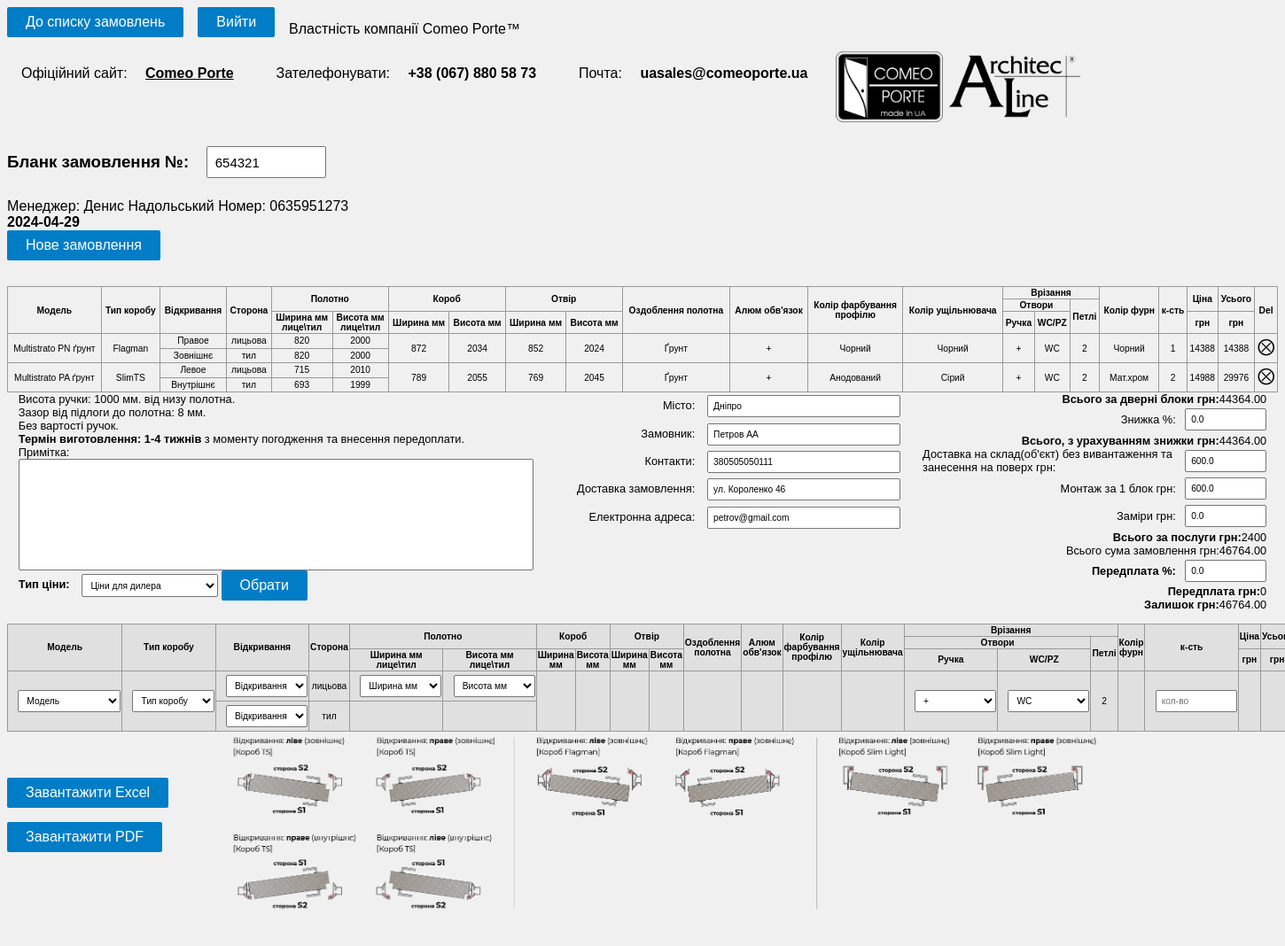
Screenshot of /order/21/ (signed in) with the database file from the repository.
### polls/models.py (models this page shows)
class Table(models.Model):
    order_number = models.IntegerField()
    html = models.TextField()
    total = models.FloatField()
    sale = models.FloatField()
    total_with_sale = models.FloatField()
    delivery = models.FloatField()
    install = models.FloatField()
    poslugy = models.FloatField()
    measurements = models.FloatField()
    total_ex_vat = models.FloatField()
    prepayment = models.FloatField()
    remainder = models.FloatField()
    manager = models.ForeignKey(User, on_delete=models.CASCADE)
    manager_phone = models.CharField(max_length=15)
    date = models.DateField(default=timezone.now().strftime("%Y-%m-%d"))
    city = models.CharField(max_length=50)
    client = models.CharField(max_length=50)
    delivery_info = models.CharField(max_length=150)
    client_contact = models.CharField(max_length=100)
    client_email = models.EmailField(max_length=254)
    note = models.TextField()
    price_type = models.TextField(default="RRC")
    is_set_price_type = models.BooleanField(default=False)

### polls/views.py (the view)
# urls.py: path('order/<int:order_id>/', views.order, name='order'),
@login_required
def order(request, order_id):
    door_block_list = DoorBlock.objects.all().order_by('model')
    template = loader.get_template('polls/order.html')
    id: int
    user = User.objects.get(username=request.user)
    is_diller_manager = user.groups.filter(name='diller_manager').exists()
    try:
        id = order_id
        obj = Table.objects.filter(id=id).last()
    except:
        return new_order(request=request)
    context = {
        'order_id': None,
        'door_block_list': door_block_list,
        'html': None,
        'date': timezone.now().strftime("%Y-%m-%d"),
        'table': None,
        'is_diller_manager': is_diller_manager
    }
    if obj:
        context['order_id'] = obj.id
        context['html'] = obj.html
        context['table'] = obj
    return HttpResponse(template.render(context, request))

### polls/templates/polls/order.html (shortened to what this page needs)
{% load static %}
<head>
</head>
<link rel="stylesheet" href="{% static 'css/style.css' %}">
<div class="container">
    <form method="get" action="{% url 'index' %}">
        <button type="submit">До списку замовлень</button>
    </form>
    {% include "./login_base.html" %}
<div class="form-pdf" id="form-pdf">
    <div class="header">
        <div class="enter-header">
            <h3>Бланк замовлення №: <input type="text" value="{{table.order_number}}" class="info-value" id="order-number"></h3>
    <div class="manager">
        <div>Менеджер: {{user.get_full_name}} Номер: {{user.get_username}}</div>
    </div>
    <div><b>{{date}}</b></div>
    <form method="post" action="{% url 'new_order' %}">
        <button type="submit" id="new">Нове замовлення</button>
    </form>
        </div>
    </div>
    <div class="content">
        {% if html %}
            {{ html|safe }}
        {% endif %}
        <div class="info">
            <div class="price">
                <div class="info_price">
                    <span class="bold">Всього за дверні блоки грн: </span>
                    <span id="full-price-value" class="info-value"></span>
                </div>
                <div class="info_price inline-div">
                    <span>Знижка %: </span>
                    <input placeholder="0-100" type="number" id="discount-value" class="info-value" name="" min="0" max="100" value="{{table.sale}}">
                </div>
                <div class="info_price">
                    <span class="bold">Всього, з урахуванням знижки грн: </span>
                    <span id="full-price-discount-value" class="info-value"></span>
                </div>
                <div class="info_price inline-div">
                    <span>Доставка на склад(об'єкт) без вивантаження та занесення на поверх грн: </span>
                    <input placeholder="" type="number" id="delivery-value" class="info-value" name="" min="0" max="999999999" value="{{table.delivery}}">
                </div>
                <div class="info_price inline-div">
                    <span>Монтаж за 1 блок грн: </span>
                    <input placeholder="" type="number" id="instal-value" class="info-value" name="" min="0" max="99999999" value="{{table.install}}">
                </div>
                <div class="info_price inline-div">
                    <span>Заміри грн: </span>
                    <input placeholder="" type="number" id="zamery-value" class="info-value" name="" min="0" max="99999999" value="{{table.measurements}}">
                </div>
                <div class="info_price inline-div">
                    <span class="bold">Всього за послуги грн:</span>
                    <span id="poslugy"></span>
                </div>
                <div class="info_price">
                    <span>Всього сума замовлення грн: </span>
                    <span id="total-ex-vat-value" class="info-value"></span>
                </div>
                <div class="info_price inline-div">
                    <span class="bold">Передплата %: </span>
                    <input placeholder="0-100" type="number" id="prepayment-value" class="info-value" name="" min="0" max="100" value="{{table.prepayment}}">
                </div>
                <div class="info_price inline-div">
                    <span class="bold">Передплата грн: </span>
                    <span id="prepayment-percent"></span>
                </div>
                <div class="info_price">
                    <span class="bold">Залишок грн: </span>
                    <span id="remainder-value" class="info-value"></span>
                </div>
            </div>
            <div class="client-info">
                <div>Місто: <input id="city" value="{{table.city}}" class="info-value inp-15"></div>
                <div>Замовник: <input id="client" value="{{table.client}}" class="info-value inp-15"></div>
                <div>Контакти: <input id="client-contact" value="{{table.client_contact}}" class="info-value inp-15"></div>
                <div>Доставка замовлення: <input id="delivery-info" value="{{table.delivery_info}}" class="info-value inp-15"></div>
                <div>Електронна адреса: <input type='email' id="client-email" value="{{table.client_email}}" class="info-value inp-15"></div>
            </div>
            <div>
                <span>Висота ручки: 1000 мм. від низу полотна.</br>
                    Зазор від підлоги до полотна: 8 мм.</br>
                    Без вартості ручок.</br>
                    <span><b>Термін виготовлення: 1-4 тижнів</b> з моменту погодження та внесення передоплати.</span>
                </span>
                <label for="note">Примітка:</label></br>
                <textarea resize="none" name="note" id="note" rows="8" cols="70" class="info-value" value="{{table.note}}"></textarea><br>
                {% if is_diller_manager and not table.is_set_price_type %}
                    <form id="price-type-form" method="post" action="{% url "set_price_type" order_id %}">
                        <label for='price_type' class='bold'>Тип ціни:</label>
                        <select name="price_type" class="select_price_type">
                            <option value='DILLER'>Ціни для дилера</option>
                        </select>
                        <button type="submit" id="price-type">Обрати</button>
                    </form>
                {% else %}
                    <div>
                        <p>Тип ціни: {{ table.price_type }}</p>
                    </div>
                {% endif %}
            </div>
        </div>
    </div>
</div>
{% if door_block_list %}
<table id="form-table">
    <thead>
        <tr>
            <th class='cell' rowspan="3">Модель</th>
            <th class='cell' rowspan="3">Тип коробу</th>
            <th class='cell td-opening' rowspan="3">Відкривання</th>
            <th class='cell vertical' rowspan="3">Сторона</th>
            <th class='cell' colspan="2" rowspan="2">Полотно</th>
            <th class='cell' colspan="2" rowspan="2">Короб</th>
            <th class='cell' colspan="2" rowspan="2">Отвір</th>
            <th class='cell' rowspan="3">Оздоблення полотна</th>
            <th class='cell' rowspan="3">Алюм обв'язок</th>
            <th class='cell' rowspan="3">Колір фарбування</br> профілю</th>
            <th class='cell' rowspan="3">Колір ущільнювача</th>
            <th class='cell' colspan="3" rowspan="1">Врізання</th>
            <th class='cell' rowspan="3">Колір фурн</th>
            <th class='cell vertical' rowspan="3">к-сть</th>
            <th class='cell' rowspan="2">Ціна</th>
            <th class='cell' rowspan="2">Усього</th>
        </tr>
        <tr>
            <th class='cell' colspan="2">Отвори</th>
            <th class='cell' rowspan="2">Петлі</th>
        </tr>
        <tr>
            <th class='cell' rowspan="1">Ширина мм </br>лице\тил</th>
            <th class='cell'>Висота мм </br>лице\тил</th>
            <th class='cell'>Ширина мм</th>
            <th class='cell'>Висота мм</th>
            <th class='cell'>Ширина мм</th>
            <th class='cell'>Висота мм</th>
            <th class='cell'>Ручка</th>
            <th class='cell'>WC/PZ</th>
            <th class='cell'>грн</th>
            <th class='cell'>грн</th>
        </tr>
    </thead>
    <tbody>
        <tr>
            <td class='cell' rowspan="2">
                <select name="model" id="select-model" class='model get_filtered_data'>
                    <option value="" disabled selected>Модель</option>
                </select>
            </td>
            <td class='cell' rowspan="2">
                <select name="frame" id="select-frame" class='frame get-data get_filtered_data'>
                    <option value="" disabled selected>Тип коробу</option>
                </select>
            </td>
            <td class='cell td-opening'>
                <select name="opening" id="select-opening" class='opening'>
                    <option value="" disabled selected>Відкривання</option>
                </select>
            </td>
            <td class='cell'>
                <span>лицьова</span>
            </td>
            <td class='cell'>
                <select name="width" id="select-width" class='width get-data get_filtered_data'>
                    <option value="" disabled selected>Ширина мм</option>
                </select>
            </td>
            <td class='cell'>
                <select name="height" id="select-height" class='height get-data'>
                    <option value="" disabled selected>Висота мм</option>
                </select>
            </td>
            <td class='cell' rowspan="2">
            </td>
            <td class='cell' rowspan="2">
            </td>
            <td class='cell' rowspan="2">
            </td>
            <td class='cell' rowspan="2">
            </td>
            <td class='cell' rowspan="2">
            </td>
            <td class='cell' rowspan="2">
            </td>
            <td class='cell' rowspan="2">
            </td>
            <td class='cell' rowspan="2">
            </td>
            <td class='cell' rowspan="2">
                <select name="pen" id="is-pen-face" class='is-pen'>
                    <option value="+" selected>+</option>
                </select>
            </td>
            <td class='cell' rowspan="2">
                <select name="pen" id="is-wc-face" class='is-pen'>
                    <option value="WC" selected>WC</option>
                </select>
            </td>
            <td class='cell' rowspan="2">
                <span id="loop">2</span>
            </td>
            <td class="cell" rowspan="2">
            </td>
            <td class='cell count' rowspan="2">
                <input placeholder="кол-во" type="number" name="" id="count" min="1" max="99">
            </td>
            <td class='cell' rowspan="2">
            </td>
            <td class='cell total-price' rowspan="2">
            </td>
        </tr>
        <tr>
            <td class='cell'>
                <select name="opening-2" id="select-opening-2" class='opening'>
                    <option value="" disabled selected>Відкривання</option>
                </select>
            </td>
            <td class='cell'>
                <span>тил</span>
            </td>
            <td class='cell'>
            </td>
            <td class='cell'>
            </td>
        </tr>
    </tbody>
</table>
{% endif %}
</div>
<form method="post" action="{% url 'create_excel_specification' table.id %}">
    <button type="submit">Завантажити Excel</button>
</form>
<form method="get" action={% url 'create_pdf_specification' table.id %}>
    <button type="submit" id="gen-pdf">Завантажити PDF</button>
<div class="opening-photo">
    <img src="{% static "media/opening-2.png" %}" class="opening-img2">
</div>

### polls/static/css/style.css (style rules this page uses)
button, a { color: #fff; display: inline-block; margin-bottom: 0; font-weight: normal; text-align: center; vertical-align: middle; touch-action: manipulation; cursor: pointer; background-image: none; border: 1px solid transparent; white-space: nowrap; padding: 6px 20px; font-size: 16px; line-height: 1.25; border-radius: 2px; -webkit-user-select: none; -moz-user-select: none; -ms-user-select: none; user-select: none; background-color: #007dc6; transition: background-color .3s ease-out 100ms; margin: 0 1em 0 0; }
.container { display: flex; flex-wrap: wrap; }
#form-pdf, #form-table { box-sizing: border-box; width: 100%; }
#form-table { background-color: #e0e0e0; }
table { width: 100%; border-collapse: collapse; margin-top: 1em; }
table, th, td { border: 1px solid #999; font-size: .8em; height: 1em; text-align: center; }
input, select { width: 9em; padding: .5em; margin: .3em 0 .3em 1em; box-sizing: border-box; font-size: 1em; }
.info { display: flex; flex-wrap: nowrap; justify-content: space-evenly; flex-direction: row-reverse; }
.info>div { flex: 1 1 50%; box-sizing: border-box; padding: 0 1em; font-size: .8em; }
.client-info { display: flex; flex-direction: column; align-content: stretch; align-items: flex-end; flex-wrap: nowrap; }
.inp-15 { width: 15vw; }
.form-pdf input, .form-pdf select { font-size: .8em; }
.info_price { display: flex; align-items: center; justify-content: flex-end; }
.opening-img2 { width: 70%; transform: translate(15em, -10em); }
#select-model { width: 8vw; }
.remove-button { cursor: pointer; font-size: 2em; }
textarea { resize: none; }
.header { display: flex; justify-content: space-between; }
.bold { font-weight: bold; }
.select_price_type { width: 15em; }

### rows the page displays
Table: order_number "654321", html "Модель Тип коробу Відкривання Сторона Полотно Короб Отвір Оздоблення полотна Алюм обв'язок Колір фарбування профілю Колір ущільнювача Врізання Колір фурн к-сть Ціна Усього Del Отвори Петлі Ширина мм лице\\тил Висота мм лице\\тил Ширина мм Висота мм Ширина мм Висота мм Ручка WC/PZ грн грн Multistrato PN ґрунт Flagman Правое лицьова 820 2000 872 2034 852 2024 Ґрунт + Чорний Чорний + WC 2 Чорний 1 14388 14388 ⮾ Зовнішнє тил 820 2000 Multistrato PA ґрунт SlimTS Левое лицьова 715 2010 789 2055 769 2045 Ґрунт + Анодований Сірий + WC 2 Мат.хром 2 14988 29976 ⮾ Внутрішнє тил 693 1999", sale "0.0", delivery "600.0", install "600.0", measurements "0.0", prepayment "0.0", city "Дніпро", client "Петров АА", client_contact "380505050111", delivery_info "ул. Короленко 46", client_email "petrov@gmail.com"

### other values shown
{{ user.get_full_name }} "Денис Надольський"
{{ user.get_username }} "0635951273"
